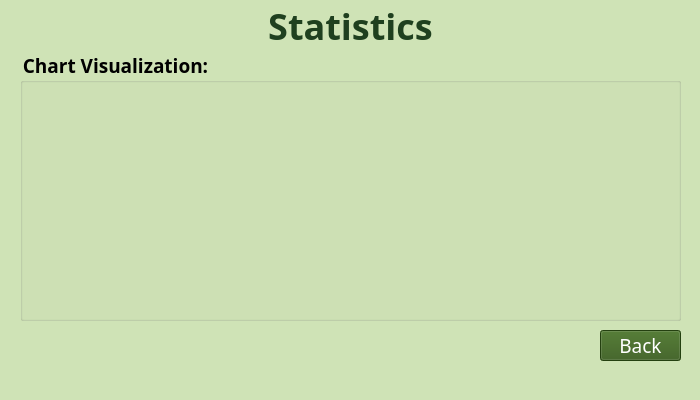
<?xml version="1.0" encoding="UTF-8"?>
<ui version="4.0">
 <class>StatisticsWindow</class>
 <widget class="QMainWindow" name="StatisticsWindow">
  <property name="geometry">
   <rect>
    <x>0</x>
    <y>0</y>
    <width>700</width>
    <height>400</height>
   </rect>
  </property>
  <property name="maximumSize">
   <size>
    <width>700</width>
    <height>400</height>
   </size>
  </property>
  <property name="windowTitle">
   <string>Animal Rescue System - Statistics</string>
  </property>
  <widget class="QWidget" name="centralwidget">
   <property name="styleSheet">
    <string notr="true">background-color: rgb(207, 227, 182);</string>
   </property>
   <widget class="QLabel" name="label_title">
    <property name="geometry">
     <rect>
      <x>10</x>
      <y>10</y>
      <width>681</width>
      <height>31</height>
     </rect>
    </property>
    <property name="font">
     <font>
      <family>Kristen ITC</family>
      <pointsize>27</pointsize>
      <weight>75</weight>
      <bold>true</bold>
     </font>
    </property>
    <property name="styleSheet">
     <string notr="true">color: rgb(31, 64, 31)</string>
    </property>
    <property name="text">
     <string>Statistics</string>
    </property>
    <property name="alignment">
     <set>Qt::AlignCenter</set>
    </property>
   </widget>
   <widget class="QGroupBox" name="groupBox">
    <property name="geometry">
     <rect>
      <x>20</x>
      <y>50</y>
      <width>661</width>
      <height>271</height>
     </rect>
    </property>
    <property name="font">
     <font>
      <family>PT Serif</family>
      <pointsize>14</pointsize>
      <weight>75</weight>
      <bold>true</bold>
     </font>
    </property>
    <property name="title">
     <string>Chart Visualization:</string>
    </property>
    <layout class="QVBoxLayout" name="verticalLayout_2">
     <item>
      <layout class="QVBoxLayout" name="verticalLayout"/>
     </item>
    </layout>
   </widget>
   <widget class="QPushButton" name="pushButtonBack">
    <property name="geometry">
     <rect>
      <x>600</x>
      <y>330</y>
      <width>81</width>
      <height>31</height>
     </rect>
    </property>
    <property name="font">
     <font>
      <family>Berlin Sans FB</family>
      <pointsize>14</pointsize>
     </font>
    </property>
    <property name="styleSheet">
     <string notr="true">background-color: rgb(51, 89, 23);
color: rgb(255, 255, 255);</string>
    </property>
    <property name="text">
     <string>Back</string>
    </property>
   </widget>
   <widget class="QLabel" name="label">
    <property name="geometry">
     <rect>
      <x>-6</x>
      <y>-1</y>
      <width>711</width>
      <height>401</height>
     </rect>
    </property>
    <property name="styleSheet">
     <string notr="true">background-color: rgb(207, 227, 182);</string>
    </property>
    <property name="text">
     <string/>
    </property>
   </widget>
   <zorder>label</zorder>
   <zorder>label_title</zorder>
   <zorder>groupBox</zorder>
   <zorder>pushButtonBack</zorder>
  </widget>
 </widget>
 <resources/>
 <connections/>
</ui>
